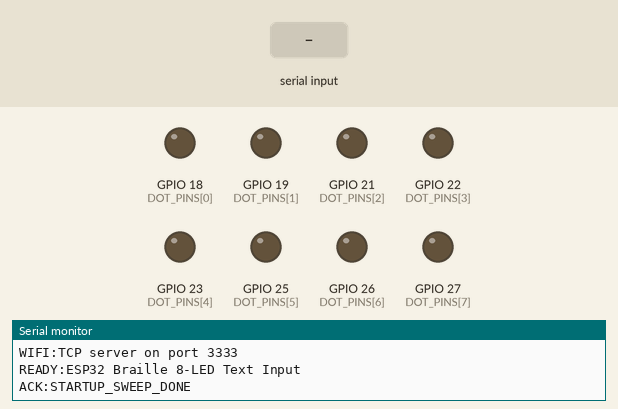
This sketch was run on a simulated ESP32. Shown: output pins drawn as LEDs (lit = HIGH), the last lines printed to the serial monitor. The test bench sets the inputs (shaded band). WiFi joins after 1.5 s; servers stay silent unless stated.

Above: at 5.3 s.
5.4 s: "TEXT:90\n" received over Serial
At 6.2 s:
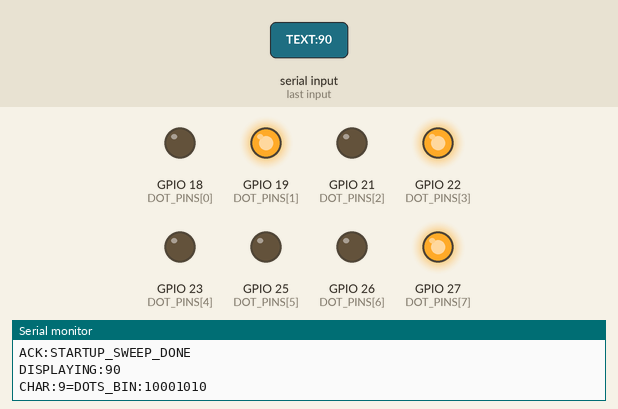
At 7.0 s:
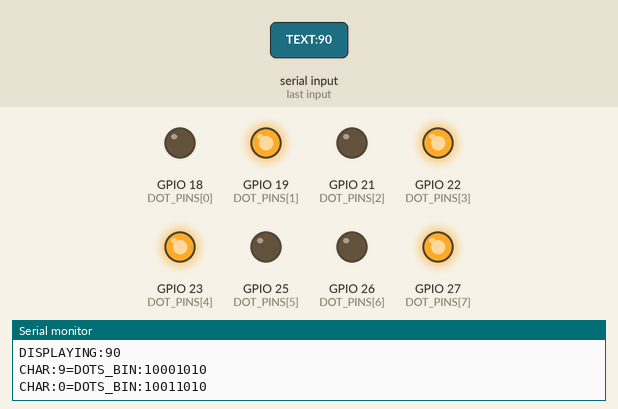
8.4 s: "TEXT:,45\n" received over Serial
At 9.2 s:
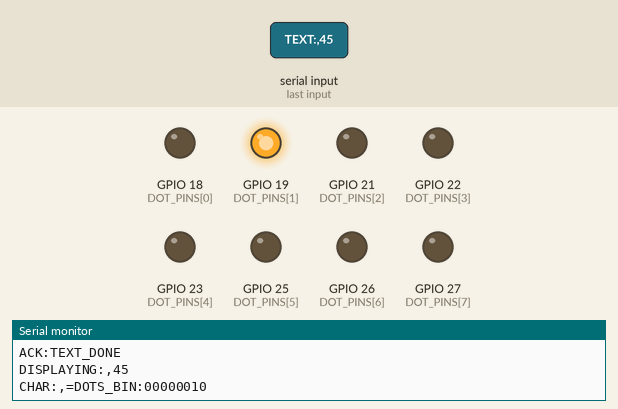
Timing chart, 0 to 12.9 s (numbered marks = the images above; inputs shaded):
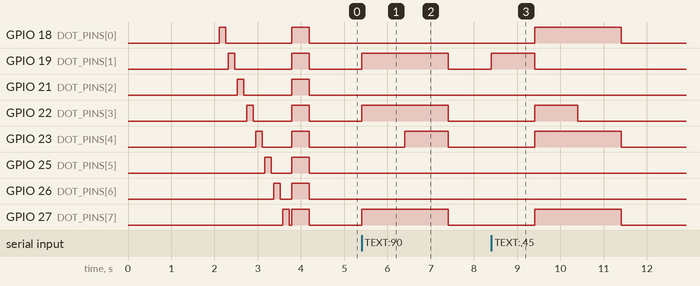

The sketch:

esp32_braille_text_input.ino
```cpp
/*
 * ESP32 — Braille Text Input (Serial + Wi-Fi TCP)
 *
 * Commands (newline-terminated, accepted on both Serial and TCP):
 *   TEXT:<string>        — convert text → braille, display char by char
 *   DELAY:<ms>           — set display time per character (default 1000 ms)
 *   DOTS:<1,2,...>       — raise specific dots 1–8
 *   DOTS:NONE            — clear all LEDs
 *   TEST                 — sweep all 8 LEDs one by one
 *   PING                 — reply PONG
 *   HELP                 — list all commands
 *
 * Wi-Fi: connects to WIFI_SSID at boot, then starts a TCP server on TCP_PORT.
 * The serial monitor prints "WIFI:Connected IP=<addr>" once online.
 * Enter that IP in the Flask web interface (WiFi TCP mode, port 3333).
 *
 * 8-dot Braille layout:
 *   Dot 1 • • Dot 4
 *   Dot 2 • • Dot 5
 *   Dot 3 • • Dot 6
 *   Dot 7 • • Dot 8   (dot 7 = capital indicator, dot 8 = number indicator)
 *
 * Wiring (DOT_PINS — adjust for your board):
 *   DOT_PINS[0] → dot 1 → LED + resistor → GND
 *   ...
 *   DOT_PINS[7] → dot 8 → LED + resistor → GND
 * Avoid GPIO 6-11 (SPI flash) and 34-39 (input-only) on ESP32-WROOM.
 */

#include <Arduino.h>
#include <WiFi.h>

// ── Wi-Fi credentials — update before flashing ──────────────────────────────
const char* WIFI_SSID = "BU Guest (unencrypted)";
const char* WIFI_PASS = "";

// ── Network config ───────────────────────────────────────────────────────────
static const uint16_t TCP_PORT                = 3333;
static const uint32_t WIFI_CONNECT_TIMEOUT_MS = 15000;
static const uint32_t WIFI_RETRY_LOG_MS       = 2000;

// ── Pin configuration ────────────────────────────────────────────────────────
//   Dots:   1    2    3    4    5    6    7    8
const int DOT_PINS[8] = {18, 19, 21, 22, 23, 25, 26, 27};

static const uint32_t BAUD_RATE      = 115200;
static const uint32_t SERIAL_WAIT_MS = 500;
static uint32_t       charDelayMs    = 1000;

// ── TCP server / client ──────────────────────────────────────────────────────
WiFiServer tcpServer(TCP_PORT);
WiFiClient tcpClient;
bool       wifiConnected = false;

// ── Input buffers ─────────────────────────────────────────────────────────────
String     serialBuf;
String     tcpBuf;
static const size_t INPUT_MAX = 256;

// ── Braille lookup table ─────────────────────────────────────────────────────
// Bit positions: bit0=dot1  bit1=dot2 ... bit7=dot8
// Dot 7 (0x40) = capital indicator, Dot 8 (0x80) = number indicator.
// Unknown characters fall through to 0xFF (all dots on).

struct BrailleEntry { char ch; uint8_t dots; };

static const BrailleEntry BRAILLE_MAP[] = {
  // Lowercase
  {'a',0x01},{'b',0x03},{'c',0x09},{'d',0x19},{'e',0x11},
  {'f',0x0B},{'g',0x1B},{'h',0x13},{'i',0x0A},{'j',0x1A},
  {'k',0x05},{'l',0x07},{'m',0x0D},{'n',0x1D},{'o',0x15},
  {'p',0x0F},{'q',0x1F},{'r',0x17},{'s',0x0E},{'t',0x1E},
  {'u',0x25},{'v',0x27},{'w',0x3A},{'x',0x2D},{'y',0x3D},{'z',0x35},
  // Uppercase (same braille + dot 7)
  {'A',0x01|0x40},{'B',0x03|0x40},{'C',0x09|0x40},{'D',0x19|0x40},{'E',0x11|0x40},
  {'F',0x0B|0x40},{'G',0x1B|0x40},{'H',0x13|0x40},{'I',0x0A|0x40},{'J',0x1A|0x40},
  {'K',0x05|0x40},{'L',0x07|0x40},{'M',0x0D|0x40},{'N',0x1D|0x40},{'O',0x15|0x40},
  {'P',0x0F|0x40},{'Q',0x1F|0x40},{'R',0x17|0x40},{'S',0x0E|0x40},{'T',0x1E|0x40},
  {'U',0x25|0x40},{'V',0x27|0x40},{'W',0x3A|0x40},{'X',0x2D|0x40},{'Y',0x3D|0x40},
  {'Z',0x35|0x40},
  // Digits (same braille as a-j + dot 8)
  {'1',0x01|0x80},{'2',0x03|0x80},{'3',0x09|0x80},{'4',0x19|0x80},{'5',0x11|0x80},
  {'6',0x0B|0x80},{'7',0x1B|0x80},{'8',0x13|0x80},{'9',0x0A|0x80},{'0',0x1A|0x80},
  // Punctuation & space
  {' ',0x00},
  {',',0x02},{';',0x06},{':',0x12},{'.',0x32},{'?',0x26},
  {'!',0x16},{'-',0x24},{'\'',0x04},{'"',0x36},{'(',0x13},{')',0x2C},
};

static const int BRAILLE_MAP_LEN =
    (int)(sizeof(BRAILLE_MAP) / sizeof(BRAILLE_MAP[0]));

// ── LED helpers ──────────────────────────────────────────────────────────────

void clearAll() {
  for (int i = 0; i < 8; i++) digitalWrite(DOT_PINS[i], LOW);
}

void showPattern(uint8_t dots) {
  for (int i = 0; i < 8; i++)
    digitalWrite(DOT_PINS[i], (dots >> i) & 1 ? HIGH : LOW);
}

uint8_t lookupChar(char c) {
  for (int i = 0; i < BRAILLE_MAP_LEN; i++)
    if (BRAILLE_MAP[i].ch == c) return BRAILLE_MAP[i].dots;
  return 0xFF;
}

void sweepDots() {
  clearAll();
  for (int d = 0; d < 8; d++) {
    digitalWrite(DOT_PINS[d], HIGH);
    delay(150);
    digitalWrite(DOT_PINS[d], LOW);
    delay(60);
  }
  for (int i = 0; i < 8; i++) digitalWrite(DOT_PINS[i], HIGH);
  delay(400);
  clearAll();
}

// ── Reply helper — sends to Serial and active TCP client ─────────────────────

void sendReply(const String& msg) {
  Serial.println(msg);
  if (tcpClient && tcpClient.connected()) {
    tcpClient.println(msg);
  }
}

// ── TEXT command ─────────────────────────────────────────────────────────────

void displayText(const String& text) {
  sendReply("DISPLAYING:" + text);

  for (int idx = 0; idx < (int)text.length(); idx++) {
    char    c    = text[idx];
    uint8_t dots = lookupChar(c);
    showPattern(dots);

    String dotBin = "";
    for (int b = 7; b >= 0; b--) dotBin += String((dots >> b) & 1);
    sendReply(String("CHAR:") + c + "=DOTS_BIN:" + dotBin);

    delay(charDelayMs);
  }

  clearAll();
  sendReply("ACK:TEXT_DONE");
}

// ── DOTS command ─────────────────────────────────────────────────────────────

void activateDotsFromString(const String& dotsStr) {
  uint8_t pattern = 0;
  int startIdx = 0;

  while (startIdx < (int)dotsStr.length()) {
    int comma = dotsStr.indexOf(',', startIdx);
    String part = (comma < 0) ? dotsStr.substring(startIdx)
                               : dotsStr.substring(startIdx, comma);
    part.trim();
    if (part.length() > 0) {
      int n = part.toInt();
      if (n >= 1 && n <= 8) pattern |= (uint8_t)(1 << (n - 1));
    }
    if (comma < 0) break;
    startIdx = comma + 1;
  }

  showPattern(pattern);
}

// ── Command dispatcher ───────────────────────────────────────────────────────

void processLine(const String& lineIn) {
  String msg = lineIn;
  msg.trim();
  if (msg.length() == 0) return;

  if (msg.equalsIgnoreCase("PING")) {
    sendReply("PONG");

  } else if (msg.equalsIgnoreCase("TEST")) {
    sweepDots();
    sendReply("ACK:TEST");

  } else if (msg.equalsIgnoreCase("HELP")) {
    sendReply("CMDS: TEXT:<str> | DELAY:<ms> | DOTS:<1..8,...> | DOTS:NONE | TEST | PING | HELP");

  } else if (msg.startsWith("DELAY:")) {
    int ms = msg.substring(6).toInt();
    if (ms > 0) {
      charDelayMs = (uint32_t)ms;
      sendReply("ACK:DELAY:" + String(charDelayMs));
    } else {
      sendReply("ERROR:Invalid delay value");
    }

  } else if (msg.startsWith("TEXT:")) {
    displayText(msg.substring(5));

  } else if (msg.startsWith("DOTS:")) {
    String dotsStr = msg.substring(5);
    dotsStr.trim();
    if (dotsStr.equalsIgnoreCase("NONE") || dotsStr.length() == 0) {
      clearAll();
      sendReply("ACK:CLEARED");
    } else {
      activateDotsFromString(dotsStr);
      sendReply("ACK:DOTS:" + dotsStr);
    }

  } else {
    sendReply("ERROR:Unknown command — send HELP for list");
  }
}

// ── Arduino entry points ─────────────────────────────────────────────────────

void setup() {
  Serial.begin(BAUD_RATE);
  delay(SERIAL_WAIT_MS);
  Serial.println("BOOT:ESP32 Braille starting");

  for (int i = 0; i < 8; i++) {
    pinMode(DOT_PINS[i], OUTPUT);
    digitalWrite(DOT_PINS[i], LOW);
  }

  // Connect to Wi-Fi
  Serial.print("WIFI:Connecting SSID=");
  Serial.println(WIFI_SSID);
  WiFi.mode(WIFI_STA);
  WiFi.begin(WIFI_SSID, WIFI_PASS);

  uint32_t connectStart = millis();
  uint32_t lastLog      = 0;
  while (WiFi.status() != WL_CONNECTED &&
         (millis() - connectStart) < WIFI_CONNECT_TIMEOUT_MS) {
    delay(200);
    if ((millis() - lastLog) >= WIFI_RETRY_LOG_MS) {
      lastLog = millis();
      Serial.print("WIFI:Still connecting, status=");
      Serial.println(WiFi.status());
    }
  }

  wifiConnected = (WiFi.status() == WL_CONNECTED);
  if (wifiConnected) {
    Serial.print("WIFI:Connected IP=");
    Serial.println(WiFi.localIP());
    tcpServer.begin();
    Serial.print("WIFI:TCP server on port ");
    Serial.println(TCP_PORT);
  } else {
    Serial.println("WIFI:Timeout — continuing in serial-only mode");
  }

  Serial.println("READY:ESP32 Braille 8-LED Text Input");
  Serial.flush();

  sweepDots();
  Serial.println("ACK:STARTUP_SWEEP_DONE");
}

void loop() {
  // Accept a new TCP client whenever none is connected
  if (wifiConnected && (!tcpClient || !tcpClient.connected())) {
    tcpClient = tcpServer.available();
    if (tcpClient) {
      Serial.println("WIFI:Client connected");
      tcpClient.println("READY:ESP32 Braille 8-LED Text Input");
    }
  }

  // Read from Serial
  while (Serial.available() > 0) {
    char c = static_cast<char>(Serial.read());
    if (c == '\n') {
      processLine(serialBuf);
      serialBuf = "";
    } else if (c != '\r') {
      if (serialBuf.length() < INPUT_MAX) serialBuf += c;
    }
  }

  // Read from TCP client
  if (wifiConnected && tcpClient && tcpClient.connected()) {
    while (tcpClient.available() > 0) {
      char c = static_cast<char>(tcpClient.read());
      if (c == '\n') {
        processLine(tcpBuf);
        tcpBuf = "";
      } else if (c != '\r') {
        if (tcpBuf.length() < INPUT_MAX) tcpBuf += c;
      }
    }
  }
}
```

Measured:
- after the input at 5.4 s, GPIO 19 (DOT_PINS[1]), GPIO 22 (DOT_PINS[3]), GPIO 27 (DOT_PINS[7]): LOW → HIGH at once, → LOW 2.0 s later; GPIO 23 (DOT_PINS[4]): LOW → HIGH after 1.0 s, → LOW 1.0 s later
- after the input at 8.4 s, GPIO 18 (DOT_PINS[0]), GPIO 23 (DOT_PINS[4]), GPIO 27 (DOT_PINS[7]): LOW → HIGH after 1.0 s, → LOW 2.0 s later; GPIO 19 (DOT_PINS[1]): LOW → HIGH at once, → LOW 1.0 s later; GPIO 22 (DOT_PINS[3]): LOW → HIGH after 1.0 s, → LOW 1.0 s later
